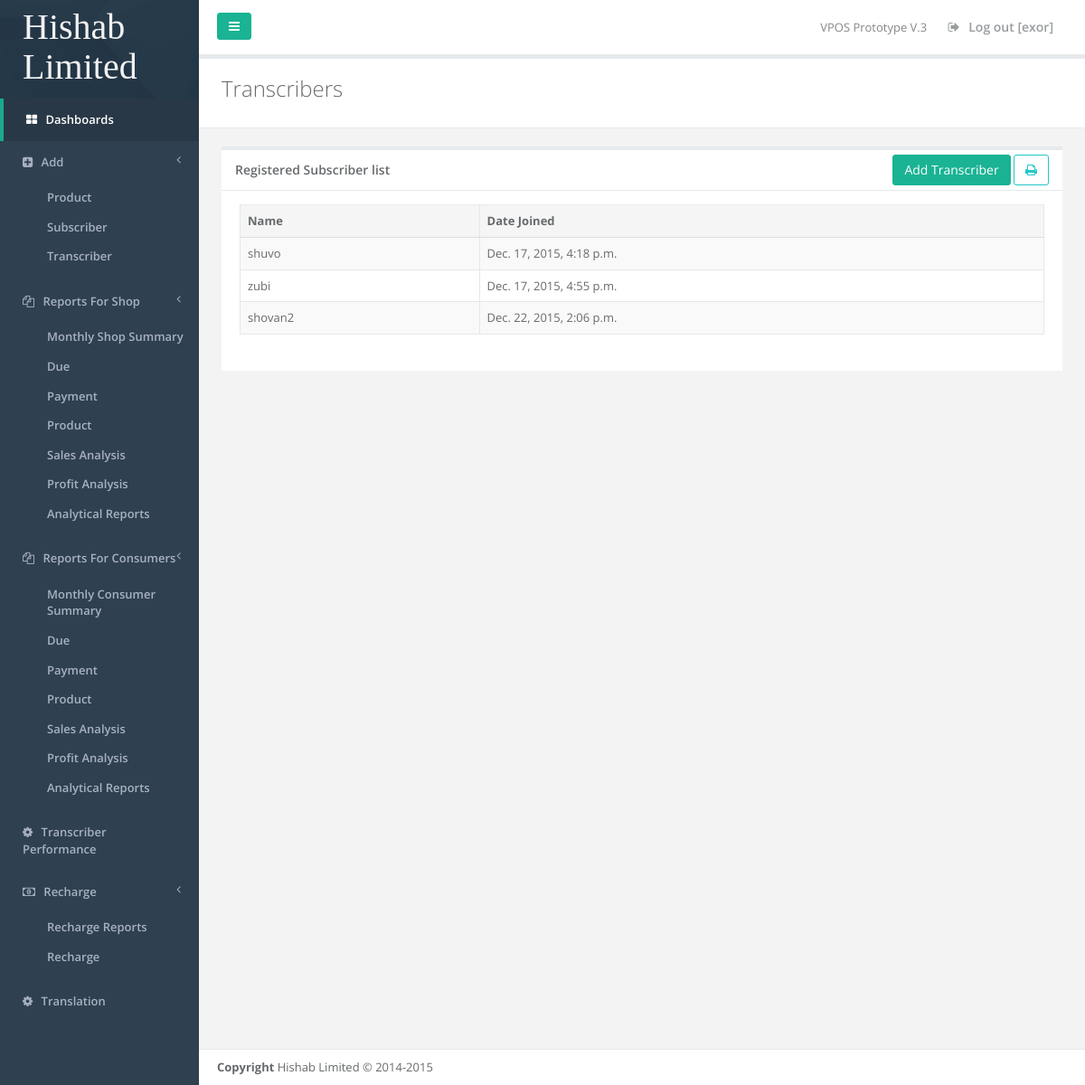
The page /add_transcriber/ (signed in) on the database as committed earlier.
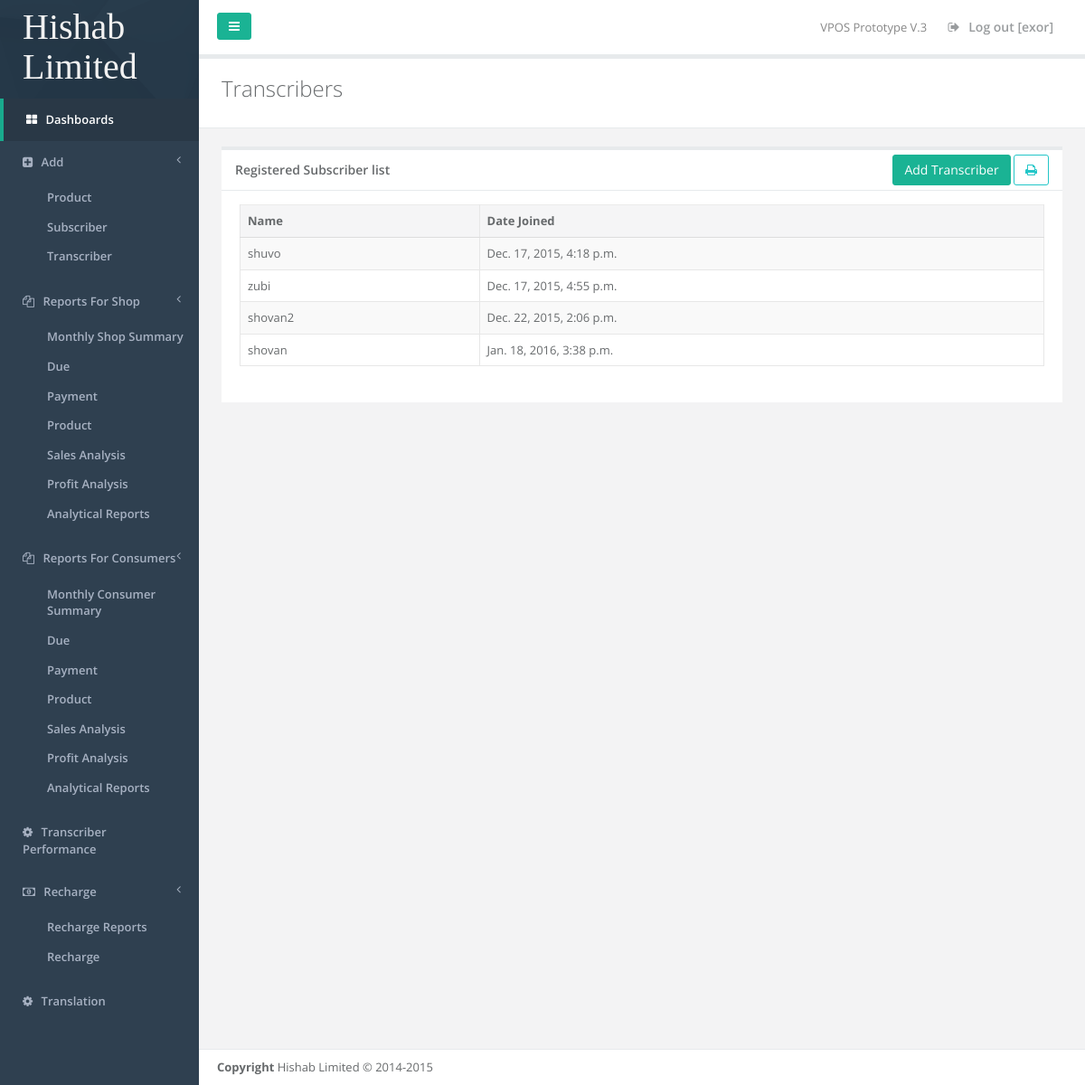
The same page on the database as committed later.
### transcriber_management/models.py (models this page shows, shortened)
class Transcriber(models.Model):
    name = models.CharField(max_length=32)
    DateAdded = models.DateTimeField(auto_now=False, auto_now_add=True)

### transcriber_management/views.py (the view, shortened to what this page needs)
# urls.py: url(r'^add_transcriber/', view=add_transcriber, name='home'),
@login_required(login_url='/login/')
def add_transcriber(request):
    post_data = request.POST
    notification = ''
    print(post_data)
    add_notification = False
    type_of_subscriber = ConsumerType.objects.all()
    all_subscriber = Consumer.objects.all()
    all_transcriber = Transcriber.objects.all()
    shop_consumer = ConsumerType.objects.get(type_name='Seller')
    all_shop_for_base = Consumer.objects.filter(type=shop_consumer)
    all_user_for_base = Consumer.objects.all()
    shop_consumer2 = ConsumerType.objects.get(type_name='Buyer')
    all_consumer_for_base = Consumer.objects.filter(type=shop_consumer2)
    print(add_notification)
    transcriber_name = request.session['user']
    return render(request, 'pages/add_transcriber.html',
                  {'subscribers': all_subscriber, 'types': type_of_subscriber, 'add_notification': add_notification,
                   'shop_list_base': all_shop_for_base,
                   'transcriber_name': transcriber_name,
                   'all_user_for_base': all_user_for_base,
                   'all_consumer_for_base' :all_consumer_for_base,
                   'notification': notification, 'all_transcriber': all_transcriber})

### templates/pages/add_transcriber.html (shortened to what this page needs)
{% extends "pages/base.html" %}
{% load static %}
{% block content %}
<div class="row wrapper border-bottom white-bg page-heading">
    <div class="col-lg-12">
        <h2>Transcribers</h2>
    </div>
</div>
<div class="wrapper wrapper-content animated fadeInRight">
    <div class="row">
        <div class="col-lg-12">
            <div class="ibox float-e-margins">
                <div class="ibox-title">
                    <h5>Registered Subscriber list</h5>
                    <div id="right_menu" class="uiMenuButtons pull-right">
                        <button type="button" class="btn btn-primary" data-toggle="modal" data-target="#addSubscriberModal">Add Transcriber</button>
                        <a class="btn btn-outline btn-info" title="print" href="javascript:print();"><i class="fa fa-print"></i></a>
                    </div>
                </div>
                <div class="ibox-content">
                    <table class="table table-striped table-bordered table-hover uiDataTables">
                        <thead>
                        <tr>
                            <th>Name</th>
                            <th>Date Joined</th>
                        </tr>
                        </thead>
                        <tbody>
                        {% for subscriber in all_transcriber %}
                        <tr>
                            <td>{{ subscriber.name }}</td>
                            <td>{{ subscriber.DateAdded }}</td>
                        </tr>
                        {% endfor %}
                        </tbody>
                    </table>
                </div>
            </div>
        </div>
    </div>
</div>
{% endblock %}

Rows that differ between the two databases and show on the page:
added Transcriber: name "shovan", DateAdded "Jan. 18, 2016, 3:38 p.m."
